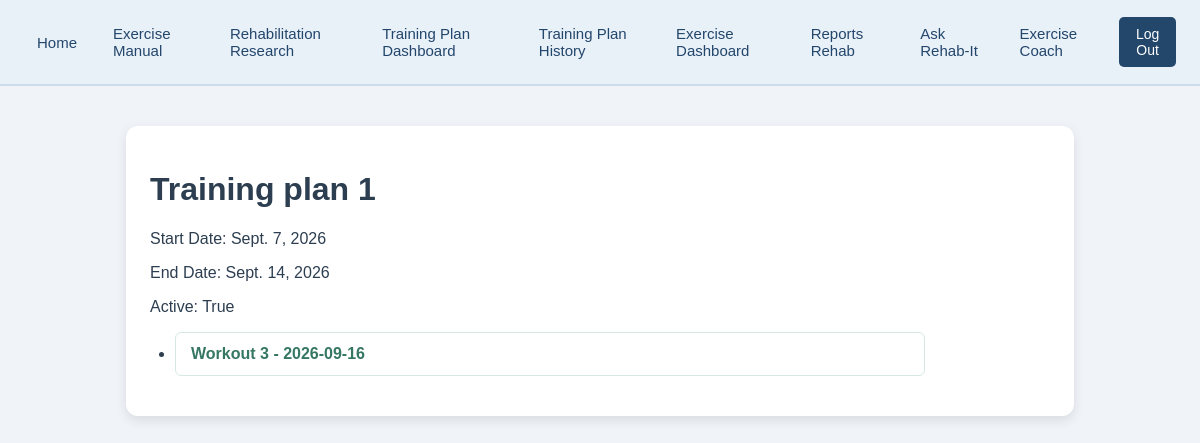
Screenshot of /training_plan_detail/2 (signed in) with the database file from the repository.
### rehab/models.py (models this page shows, shortened)
class TrainingPlan(models.Model):
    training_plan_id = models.AutoField(primary_key=True)
    name = models.CharField(max_length=100)
    start_date = models.DateField()
    end_date = models.DateField()
    active = models.BooleanField(default=True)
    user_id = models.ForeignKey(User, on_delete=models.CASCADE)
    workout_sessions = models.ManyToManyField(WorkoutSession)
    class Meta:
        ordering = ["-start_date"]
        constraints = [
            models.UniqueConstraint(
                fields=["user_id", "name", "start_date"],
                name="unique_user_training_plan"
            )
        ]

class WorkoutSession(models.Model):
    workout_session_id = models.AutoField(primary_key=True)
    name = models.CharField(max_length=100, default="")
    date = models.DateField()
    completed = models.BooleanField(default=False)
    exercises = models.ManyToManyField(Exercise)
    def __str__(self):
        return f"{self.name} - {self.date}"
    class Meta:
        ordering = ["-date"]
        constraints = [
            models.UniqueConstraint(
                fields=["name", "date"],
                name="unique_workout_session_date"
            )
        ]

### rehab/views.py (the view, shortened to what this page needs)
# urls.py: path("training_plan_detail/<int:pk>", TrainingPlanDetailView.as_view(), name="training_plan_detail"),
class TrainingPlanDetailView(LoginRequiredMixin, DetailView):
    model = TrainingPlan
    template_name = "rehab/training_plan_detail.html"
    context_object_name = "training_plan"
    def get_context_data(self, **kwargs):
        context = super().get_context_data(**kwargs)
        context["results"] = self.request.POST.get("results") or self.request.GET.get("results")
        context["workout_sessions"] = self.object.workout_sessions.all()
        return context

### templates/rehab/training_plan_detail.html (shortened to what this page needs)
{% extends "rehab/base.html" %}
{% block rehab_content %}
    <h1>{{ training_plan.name }}</h1>
    <p>Start Date: {{ training_plan.start_date }}</p>
    <p>End Date: {{ training_plan.end_date }}</p>
    <p>Active: {{ training_plan.active }}</p>
    <ul>
        {% for workout_session in workout_sessions %}
            <li>
                <a href="{% url 'workout_session_detail' workout_session.pk %}">
                    {{ workout_session }}
                </a>
            </li>
        {% empty %}
            <li>No workout sessions exist.</li>
        {% endfor %}
    </ul>
{% endblock %}

### static/css/style.css (style rules this page uses)
body { font-family: Arial, sans-serif; background-color: #f0f4f8; color: #2c3e50; margin: 0; padding: 0; }
ul, ol { padding-left: 25px; max-width: 750px; }
li { background-color: #ffffff; margin-bottom: 10px; padding: 12px 15px; border: 1px solid #d5e9e2; border-radius: 6px; }
li a { color: #367764; text-decoration: none; font-weight: bold; }

### rows the page displays
TrainingPlan: name "Training plan 1", start_date "Sept. 7, 2026", end_date "Sept. 14, 2026", active "True"
WorkoutSession: name+date "Workout 3 - 2026-09-16"
